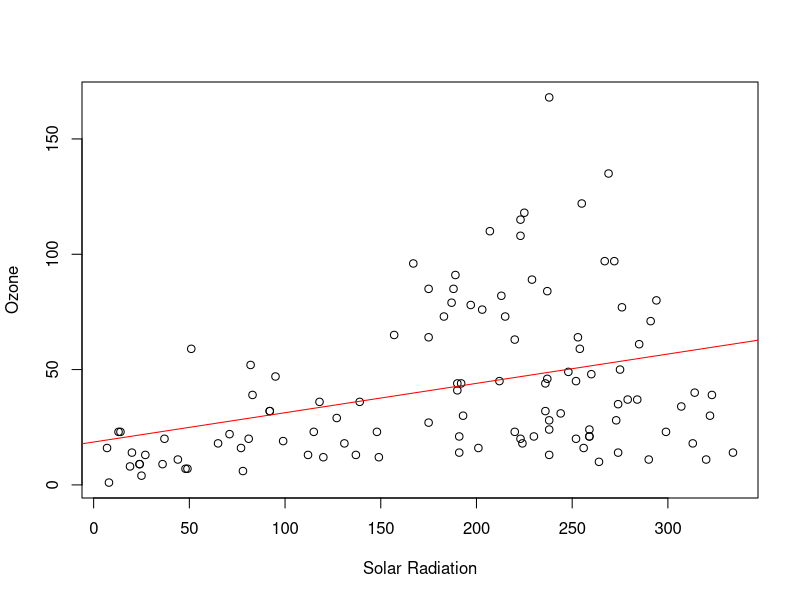

Source code (R):
## ---- chunk 1
library(datasets)
head(airquality)
## ---- chunk 2
fit <- lm(Ozone~Solar.R, data=airquality)
plot(Ozone~Solar.R, data = airquality, xlab="Solar Radiation", ylab="Ozone")
abline(fit, col="red")
## ---- chunk 3
sliderInput <- 150
fit <- lm(Ozone~Solar.R, data=airquality)
slp <- fit$coeff[2]
yint <- fit$coeff[1]
prediction <- round(yint + slp * sliderInput,2)
prediction
